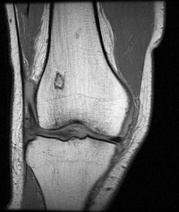
%> input picture data/sample_data.jpg, 179 x 212 px, shrunk from 373 x 442 before the run
$ octave weighted_avg_filter_with_zero_padding_with_3x3_mask.m   (GNU Octave 9; MATLAB toolbox functions it lacks are replaced by stand-ins)
%> lines starting %> are read from the running program, lines starting %| are printed output that depends on the picture; long printed decimals are rounded
### code/preprocess.m
function [refImage,grayImage,oldImageSize] = preprocess()

I = imread('D:\MATLAB PROJECTS\data\sample_data.jpg');
%> I is the input picture: size 212x179x3 uint8; min 0, max 249, mean 99
%imshow(I);
size(I);
refImage = rgb2gray(I);
oldImageSize = size(refImage);
%> oldImageSize = [212 179]

M = 0.1;  %once make it constant & incresase V from 0.01 to 0.1%
V = 0.00;

%adding noise
grayImage = imnoise(refImage,'speckle');
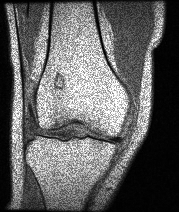
%> grayImage: size 212x179 uint8; min 0, max 255, mean 98.4

end

### code/zero_padding.m
function [newImage,mLength] = zero_padding(oldImageSize, grayImage)
%applying padding zero
    newImage = zeros(oldImageSize(1)+4, oldImageSize(2)+4);
    newImage = uint8(newImage);
    mLength = size(newImage);
    k=1;
    l=1;
    for i=1:oldImageSize(1)
        for j=1:oldImageSize(2)
            a = grayImage(i,j);
            newImage(i+2,j+2) = a;
        %l = l+1;
        end
    %k = k+1;
    end
end

### code/weighted_avg_filter_with_zero_padding_with_3x3_mask.m
[refImage,grayImage,oldImageSize] = preprocess();
%> oldImageSize = [212 179]

%applying padding zero
[newImage,mLength] = zero_padding(oldImageSize, grayImage);
%> in zero_padding, `newImage = zeros(oldImageSize(1)+4, oldImageSize(2)+4);`: newImage: size 216x183 double; every value is 0
%> in zero_padding, `newImage = uint8(newImage);`: newImage: size 216x183 uint8; every value is 0
%> after the loop in zero_padding, `for i=1:oldImageSize(1)`:
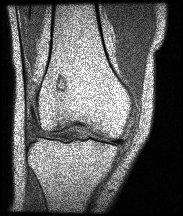
%> newImage: size 216x183 uint8; min 0, max 255, mean 94.5
%> mLength = [216 183]

%plotting original gray image with padding
subplot(1,2,1)
imshow(grayImage)
title('Original Image With Noise')

%empty matrix for filtered image
filteredImage = uint8(zeros(oldImageSize(1), oldImageSize(2)));
%> filteredImage: size 212x179 uint8; every value is 0

%average filter
k=1;l=1;
for i=3:oldImageSize(1)+2
    for j=3:oldImageSize(2)+2
        t = [newImage(i-1,j+1),2*newImage(i,j+1),newImage(i+1,j+1),2*newImage(i-1,j),4*newImage(i,j),2*newImage(i+1,j),newImage(i-1,j-1),2*newImage(i,j-1),newImage(i+1,j-1)];
        total = double(0);
        val=double(0);
            for index=1:9
                val = double(t(index));
                total = double(total + val);
            end

        avg=total/16;
        filteredImage(k,l) = (uint8(avg));
        l = l+1;
    end
    l=1;
    k = k+1;
end
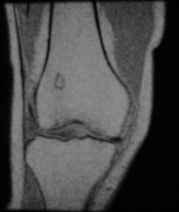
%> filteredImage: size 212x179 uint8; min 0, max 143, mean 74.7
%> after the loop, k = 213

[peaksnr, snr] = psnr(filteredImage, grayImage);
%> peaksnr = 14.86; snr = 8.71

fprintf('\nThe Peak-SNR value is %0.4f', peaksnr);
%| The Peak-SNR value is 14.8646

[ssimval,ssimmap] = ssim(filteredImage, grayImage);
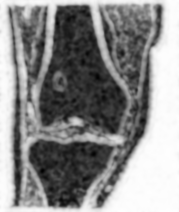
%> ssimmap: size 212x179 double; min -0.179, max 0.999, mean 0.463; drawn with min black and max white
%> ssimval = 0.463

fprintf('\nSSIM Value: %f', ssimval);
%| SSIM Value: 0.4632

%plotting the filtered image
subplot(1,2,2)
imshow(filteredImage)
title('Weighted Average Filtered Image')

saveas(gcf,'D:\MATLAB PROJECTS\output\weighted-avg-filter-result.png')
